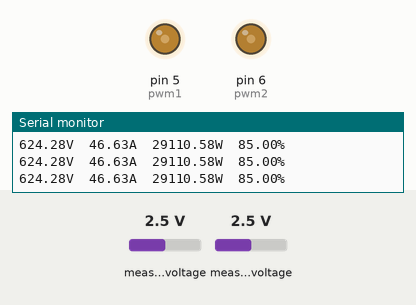
Simulated run of this sketch. Board: Arduino Uno, built with avr-gcc and run on an emulated ATmega328P. Parts: output pins drawn as LEDs (lit = HIGH), the last lines printed to the serial monitor. Inputs (shaded band) come from the test bench; at power-on: measured voltage 2.5 V.

Above: at 1.2 s.
1.3 s: measured voltage (sensor 200) set to 0.1 V
At 2.5 s:
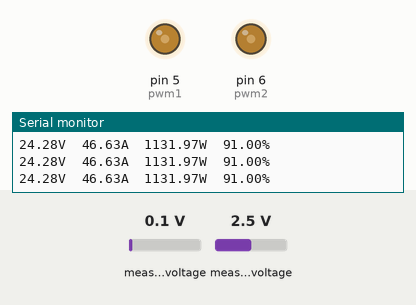
2.8 s: measured voltage (sensor 201) set to 0.1 V
At 4.3 s:
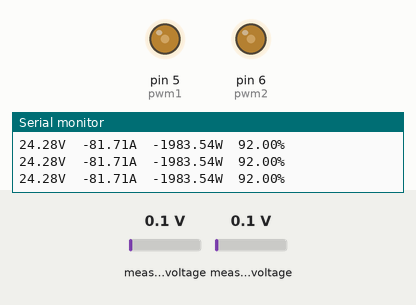
Timing chart, 0 to 5.8 s (numbered marks = the images above; inputs shaded):
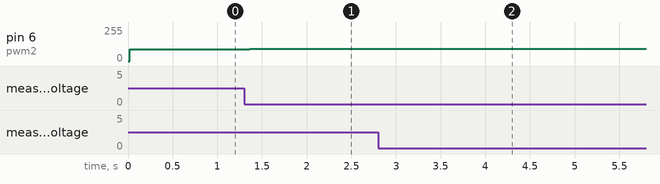

The sketch:

algoritmo_MPPT_2.2.ino
```cpp
//=====================================
//--------- frequência da CPU ---------
#define F_CPU 16000000


//=====================================
//----------- Bibliotecas -------------
#include <avr/io.h>
#include <avr/interrupt.h>
#include <util/delay.h>
#include <Wire.h>
#include <ADS1115_WE.h>


//=====================================
//------ Mapeamento de Hardware -------
#define   pwm1    (1<<PD5)
#define   pwm2    (1<<PD6)

#define I2C_ADDRESS 0x48
ADS1115_WE adc = ADS1115_WE(I2C_ADDRESS);

//===========================================================
//----------- Variaveis Globais -------------

float     tensao_anterior       = 0,
          potencia_anterior     = 0,
          PASSO_MPPT            = 1,
          Tensao_circ_aberto    = 256,
          tensao_ref_fonte      = 0,  //dutty de 50% do PWM com resolução de 8bits
          Tensao_maxima_fonte   = 200.0,
          Tensao_minima_fonte   = 90.0,
          Tensao_fonte          = 0.0,
          Corrente_fonte        = 0.0;

// ============================================================================
// --- Protótipo das Funções ---
void Algoritmo_MPPT();


// ============================================================================
// ------------------- Interrupções -------------------

//---------Interrupção da máquina de estados------------


ISR(TIMER1_OVF_vect)
{
  _delay_us(1);
}

//---------Interrupção do algoritmo MPPT---------------

ISR(TIMER2_OVF_vect)
{
  _delay_us(1);
}


//=============================================================
//--------- Função principal ----------
void setup()
{

  //define as saidas PWM
  DDRD  |=  pwm1;
  DDRD  |=  pwm2;

  //incializamos os bits do PWM em LOW
  PORTD  &=  ~pwm1;
  PORTD  &=  ~pwm2;


  //configura o PWM do timer0
  TCCR0A  = 0b10100001;   //configura o PWM no modo Fast PWM (0xA3 em hexadecimal)
  TCCR0B  = 0b00000011;   //Pre Scaler 1:1, setando a frequência em 62.4kHz (0x01 em hexadecimal)
  OCR0A   = 0;            //dutty cicle do pino PWM PD5
  OCR0B   = 100;            //dutty cicle do pino PWM PD6


  //Configuração das Interrupções.
  cli();                  //desliga interrupções

  //Configuração das interrupções por estouro do TIMER1
  TCCR1B = 0b00000011;    //prescaler 1:64
  TIMSK1 = 0b00000001;    //habilita interrupção do Timer1
  TCNT1  = 60539;         //inicia Timer1 para contar a partir de 60539 e estabelecer uma frequencia de 25Hz

  //Configuração das interrupções por estouro do TIMER2
  TCCR2B = 0b00000110;    //prescaler 1:256
  TIMSK2 = 0b00000001;    //habilita interrupção do Timer2
  TCNT2  = 131;           //inicia Timer2 para contar a partir de 131 e estabelecer uma frequencia de 250Hz

  sei();


  Wire.begin();
  Serial.begin(115200);

  if(!adc.init())
  {
    Serial.println("ADS1115 não conectado!");
  }

  adc.setVoltageRange_mV(ADS1115_RANGE_4096);
  adc.setCompareChannels(ADS1115_COMP_0_GND);
  adc.setMeasureMode(ADS1115_CONTINUOUS);

  Serial.println("ADS1115 - Continuous Mode");
  Serial.println();

} //FIM DA FUNÇÃO PRINCIPAL


//---------- LOOP INFINITO ----------
void loop()
{ //INÍCIO DO LOOP INFINITO

  float voltage = 0.0;


  Tensao_fonte    = 0.0;
  voltage = readChannel(ADS1115_COMP_0_GND);
  Tensao_fonte = (voltage - 0.0029) * 250;       // calculo baseado na relação de 4mV/V na saída do sensor de tensão
  Serial.print(Tensao_fonte);
  Serial.print("V  ");


  Corrente_fonte    = 0.0;
  voltage = readChannel(ADS1115_COMP_1_GND);
  Corrente_fonte = (voltage - 1.6280) / 0.0187 ;       // calculo baseado na relação de 18.7mV/A na saída do sensor de corrente
  Serial.print(Corrente_fonte);
  Serial.print("A  ");

  Algoritmo_MPPT(Corrente_fonte, Tensao_fonte);

  OCR0A   = tensao_ref_fonte;

  Serial.println();

  _delay_ms(250);
} //FIM DO LOOP INFINITO


//===========================================================
//--------- Desenvolvimento das Funções ----------


float readChannel(ADS1115_MUX channel) {
  float voltage = 0.0;
  adc.setCompareChannels(channel);
  voltage = adc.getResult_V(); // alternative: getResult_mV for Millivolt
  return voltage;
}


void Algoritmo_MPPT(float corrente, float tensao)
{
  //variaveis locais da função
  float   deltaV              = 0,
          Incializacao_MPPT   = 0,
          potencia_fonte      = 0;


  //Calculo do valor atual da potência a partir da variação da tensão
  potencia_fonte = corrente * tensao;
  deltaV = tensao - tensao_anterior;

  //Serial.print(" |||| Potência: ");
  Serial.print(potencia_fonte);
  Serial.print("W  ");

  //Serial.print(" --- Potência anterior: ");
  //Serial.println(potencia_anterior);
  //Serial.print("W ");

  //Serial.print(" --- Tensão anterior: ");
  //Serial.println(tensao_anterior);
  //Serial.print("V ");

  //Serial.print(" Delta V: ");
  //Serial.println(deltaV);
  //Serial.println();
  //Serial.print("V ||||");


  if((tensao > (Tensao_circ_aberto)) && (Incializacao_MPPT == 0))
    {
      tensao_ref_fonte = tensao_ref_fonte - 5;
    }
  else
    {
      Incializacao_MPPT = 1;
    }

  //Algoritmo MPPT
  if(potencia_fonte > potencia_anterior)
    {
      if(deltaV > 0) tensao_ref_fonte += PASSO_MPPT;
      else tensao_ref_fonte -= PASSO_MPPT;
    }
  else if(potencia_fonte < potencia_anterior)
    {
      if(deltaV > 0) tensao_ref_fonte -= PASSO_MPPT;
      else tensao_ref_fonte += PASSO_MPPT;
    }

  Serial.print(tensao_ref_fonte);
  Serial.print("%  ");

  //Limites para estabelecer a saturação do volores máximos do MPPT
  if(tensao_ref_fonte > Tensao_maxima_fonte) tensao_ref_fonte = Tensao_maxima_fonte;
  else if(tensao_ref_fonte < Tensao_minima_fonte) tensao_ref_fonte = Tensao_minima_fonte;

  //Armazenamento dos volores presentes nas variaveis de valores do passado
  tensao_anterior = tensao;
  potencia_anterior = potencia_fonte;   // Armazena o valor de potência calculado anteriormente

}
```

Measured:
- after the input at 1.3 s, pin 6 (pwm2): 90/255 → 91/255 after 0.06 s
- after the input at 2.8 s, pin 6 (pwm2): 91/255 → 92/255 after 0.18 s
